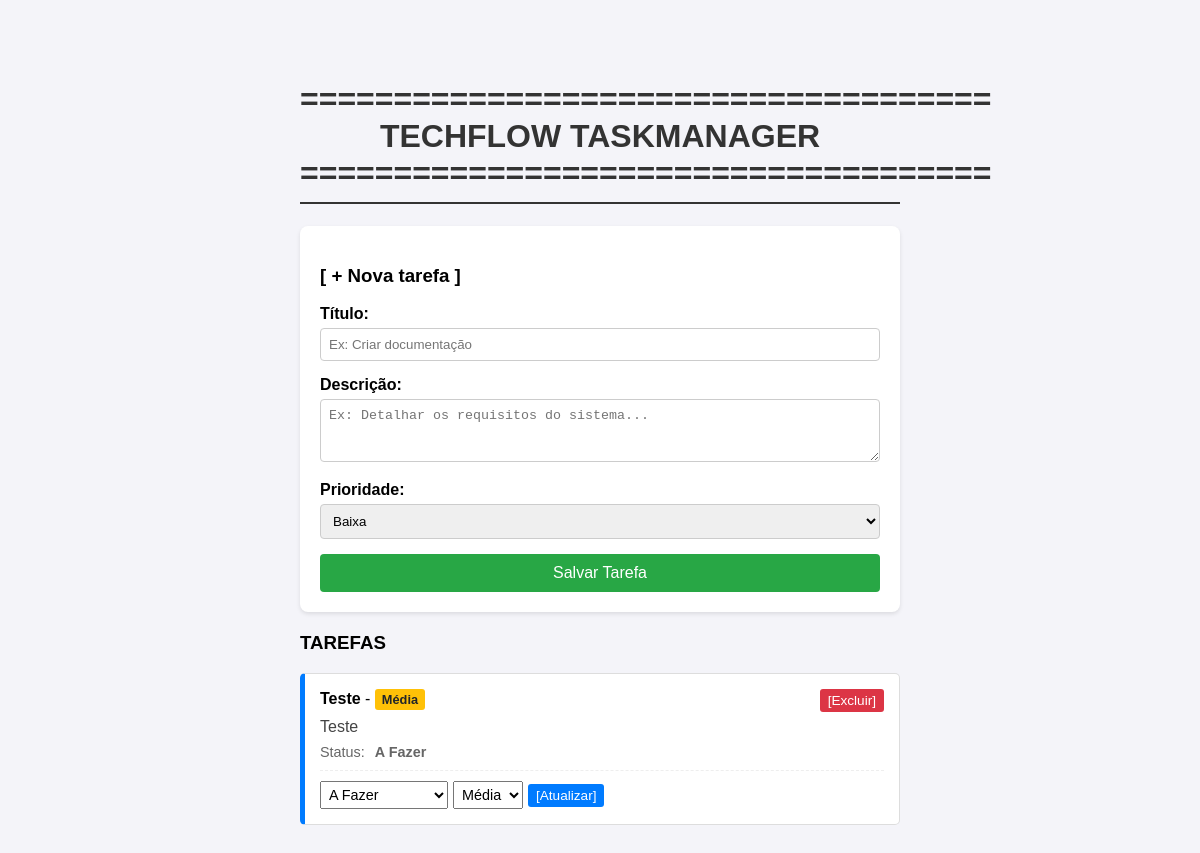
The app's page /, older data.
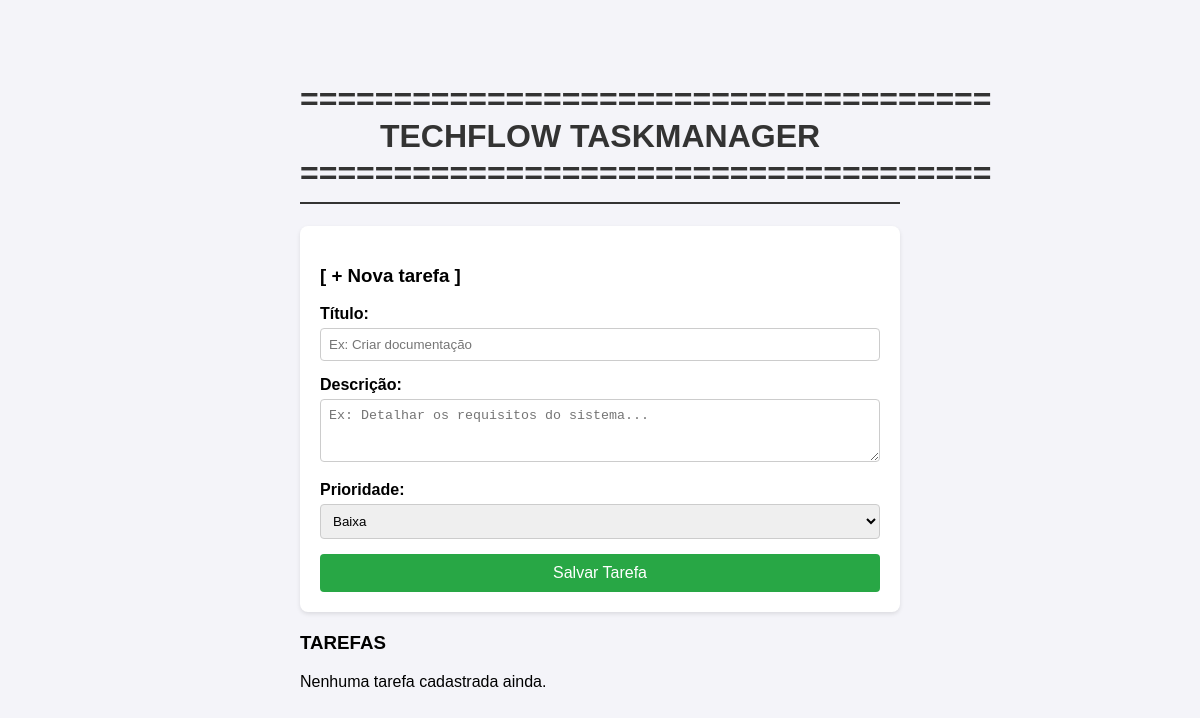
The same page, newer data.
### tables this page shows
CREATE TABLE tasks (
            id INTEGER PRIMARY KEY AUTOINCREMENT,
            title TEXT NOT NULL,
            description TEXT,
            status TEXT NOT NULL,
            priority TEXT NOT NULL,
            created_at DATETIME DEFAULT CURRENT_TIMESTAMP
        );

### src/app.py (the view)
@app.route("/")
def home():
    conn = get_db_connection()
    cursor = conn.cursor()
    cursor.execute("SELECT id, title, description, status, priority FROM tasks ORDER BY id DESC")
    tasks = cursor.fetchall()
    conn.close()
    return render_template("index.html", tasks=tasks)

### src/app.py (called while the page is built)
def get_db_connection():
    conn = sqlite3.connect(DB_PATH)
    conn.row_factory = sqlite3.Row
    return conn

### templates/index.html (shortened to what this page needs)
<!DOCTYPE html>
<html lang="pt-BR">
<head>
</head>
<body>
    <h1>=====================================<br>TECHFLOW TASKMANAGER<br>=====================================</h1>
    <div class="box">
        <h3>[ + Nova tarefa ]</h3>
        <form action="/add" method="POST">
            <div class="form-group">
                <label>Título:</label>
                <input type="text" name="title" required placeholder="Ex: Criar documentação">
            </div>
            <div class="form-group">
                <label>Descrição:</label>
                <textarea name="description" rows="3" placeholder="Ex: Detalhar os requisitos do sistema..."></textarea>
            </div>
            <div class="form-group">
                <label>Prioridade:</label>
                <select name="priority">
                    <option value="Baixa">Baixa</option>
                </select>
            </div>
            <button type="submit" class="btn">Salvar Tarefa</button>
        </form>
    </div>
    <h3>TAREFAS</h3>
    {% if tasks %}
        {% for task in tasks %}
            <div class="task-card">
                <a href="/delete/{{ task['id'] }}" class="btn-delete" onclick="return confirm('Deseja excluir esta tarefa?')">[Excluir]</a>
                <strong>{{ task['title'] }}</strong> -
                <span class="badge {% if task['priority'] == 'Alta' %}badge-alta{% elif task['priority'] == 'Média' %}badge-media{% else %}badge-baixa{% endif %}">
                    {{ task['priority'] }}
                </span>
                <p style="margin: 8px 0; color: #444;">{{ task['description'] }}</p>
                <div class="task-meta">Status: <strong>{{ task['status'] }}</strong></div>
                <form action="/update/{{ task['id'] }}" method="POST" class="edit-form">
                    <select name="status">
                        <option value="A Fazer" {% if task['status'] == 'A Fazer' %}selected{% endif %}>A Fazer</option>
                    </select>
                    <select name="priority">
                        <option value="Média" {% if task['priority'] == 'Média' %}selected{% endif %}>Média</option>
                    </select>
                    <button type="submit" class="btn-inline">[Atualizar]</button>
                </form>
            </div>
        {% endfor %}
    {% else %}
        <p>Nenhuma tarefa cadastrada ainda.</p>
    {% endif %}
</body>
</html>

Row changes from the older to the newer data that the page shows:
removed tasks: title "Teste", priority "Média", description "Teste", status "A Fazer"
Text that changed along with them:
text now shown: "Nenhuma tarefa cadastrada ainda."
